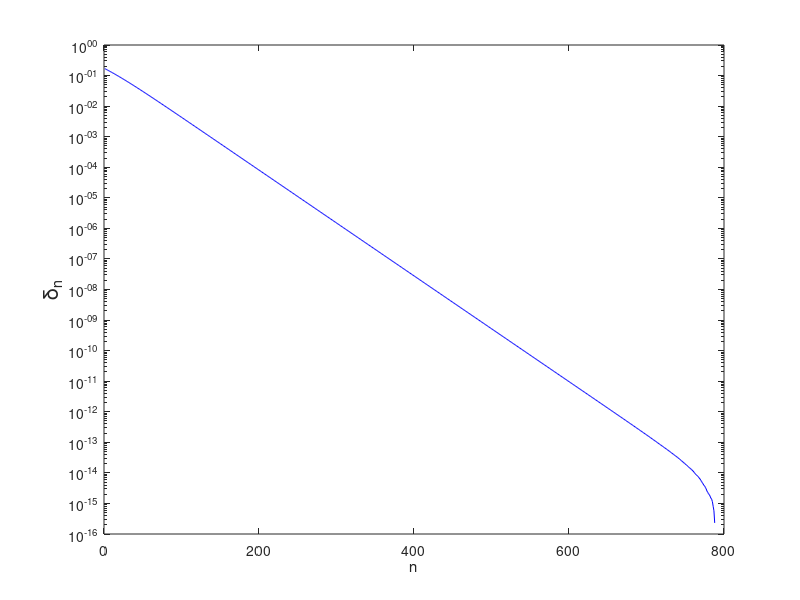

MATLAB code for this plot:
%Exercise 2.2
%set beta and exact solution
beta = 0.17;
x_t = 0.24062696159732;
%set initial guess
x_0 = 0.2;
x_n = x_0;
n = 1;
delta(1) = abs(x_0 - x_t)/abs(x_t);
%start iterating
while delta(n) > eps && n <= 1400
    % calculate new estimate
    x_nn = tanh(6*beta*x_n); 
    %calculate new error
    delta(n+1) = abs(x_nn - x_t)/abs(x_t);
    %Advance to new iteration
    x_n = x_nn;
    n = n+1;
end
%plot the results
figure();
semilogy(1:length(delta),delta,'b');
ylabel('\delta_n','FontSize',15);
xlabel('n');
%print number of iterations needed to achieve machine precision
disp(n);
%print number of iterations needed according to formula
n_t = -16 / log10((6*beta)/(cosh(6*beta*x_t)^2));
disp(n_t);